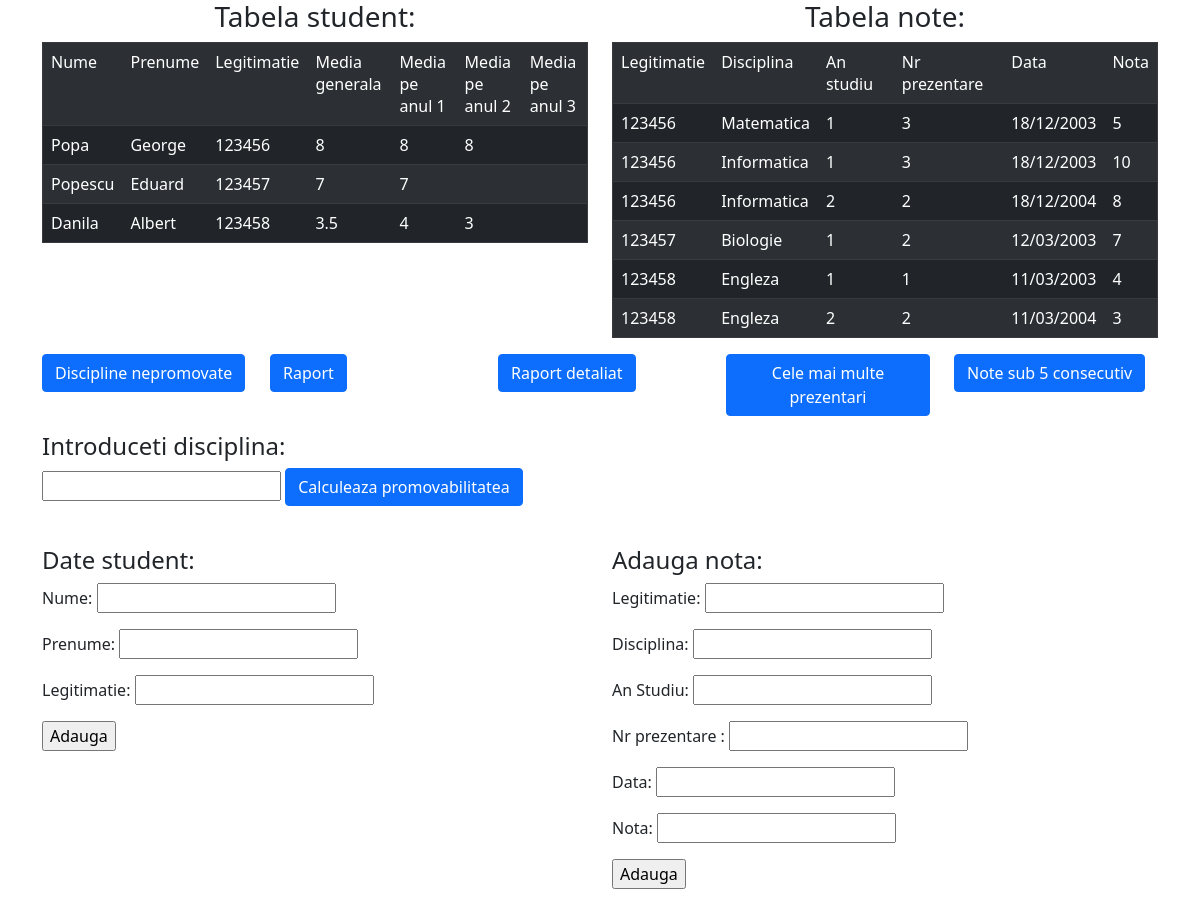
The app's page /home.php with its own data.
### tables this page shows
CREATE TABLE `student` (
  `nume` varchar(15) DEFAULT NULL,
  `prenume` varchar(20) DEFAULT NULL,
  `legitimatie` varchar(6) NOT NULL,
  `Media_generala` float DEFAULT NULL,
  `Media_anul1` float DEFAULT NULL,
  `Media_anul2` float DEFAULT NULL,
  `Media_anul3` float DEFAULT NULL
);

CREATE TABLE `note` (
  `legitimatie` varchar(6) NOT NULL,
  `disciplina` varchar(45) DEFAULT NULL,
  `An_studiu` int DEFAULT NULL,
  `Nr_prezentare` int DEFAULT NULL,
  `data` varchar(20) DEFAULT NULL,
  `Nota` int DEFAULT NULL
);

### home.php (the view, shortened to what this page needs)
<?php
$bd=new PDO("mysql:host=localhost:3306;dbname=PBD",'root','root');
?>
<link href="https://cdn.jsdelivr.net/npm/bootstrap@5.0.2/dist/css/bootstrap.min.css" rel="stylesheet">
<div class="container">
<div class="row">
    <div class="col">
        <h3 align="center">Tabela student:</h3>
        <table class="table table-dark table-striped" align="center" border=1>
        <tr><td>Nume</td><td>Prenume</td><td>Legitimatie</td><td>Media generala</td><td>Media pe anul 1</td><td>Media pe anul 2</td><td>Media pe anul 3</td></tr>
        <?php
        $utilizatori=$bd->query('SELECT * FROM student ORDER BY legitimatie');
        foreach($utilizatori as $utilizator){
            echo '<tr><td>'.$utilizator['nume'].'</td>
            <td>'.$utilizator['prenume'].'</td>
            <td>'.$utilizator['legitimatie'].'</td>
            <td>'.$utilizator['Media_generala'].'</td>
            <td>'.$utilizator['Media_anul1'].'</td>
            <td>'.$utilizator['Media_anul2'].'</td>
            <td>'.$utilizator['Media_anul3'].'</td>
            </tr>';
            }
        ?>
        </table>
    </div>
    <div class="col">
        <h3 align="center">Tabela note:</h3>
        <table class="table table-dark table-striped" align="center" border=1>
        <tr><td>Legitimatie</td><td>Disciplina</td><td>An studiu</td><td>Nr prezentare</td><td>Data</td><td>Nota</td></tr>
        <?php
        $bd=new PDO("mysql:host=localhost:3306;dbname=PBD",'root','root');
        $utilizatori=$bd->query('SELECT * FROM note ORDER BY legitimatie,An_studiu');
        foreach($utilizatori as $utilizator){
            echo '<tr><td>'.$utilizator['legitimatie'].'</td>
            <td>'.$utilizator['disciplina'].'</td>
            <td>'.$utilizator['An_studiu'].'</td>
            <td>'.$utilizator['Nr_prezentare'].'</td>
            <td>'.$utilizator['data'].'</td>
            <td>'.$utilizator['Nota'].'</td>
            </tr>';
            }
        ?>
        </table>
        </div>
</div>
</div>
<div class="container">
    <div class="row">
        <div class="col">
        <form action="nepromovat.php" method="post">
        <button type="submit" class="btn btn-primary">Discipline nepromovate</button>
        </form>
        </div>
        <div class="col">
        <form action="raport.php" method="post">
        <button type="submit" class="btn btn-primary">Raport</button>
        </form>
        </div>
        <div class="col">
        <form action="raport_detaliat.php" method="post">
        <button type="submit" class="btn btn-primary">Raport detaliat</button>
        </form>
        </div>
        <div class="col">
        <form action="prezentari.php" method="post">
        <button type="submit" class="btn btn-primary">Cele mai multe prezentari</button>
        </form>
        </div>
        <div class="col">
        <form action="sub5_consecutiv.php" method="post">
        <button type="submit" class="btn btn-primary">Note sub 5 consecutiv</button>
        </form>
        </div>
    </div>
    <div class="row">
    <div class="col">
        <form action="#" method="post">
            <h4>Introduceti disciplina:</h4>
        <input type="text" name="inputText"/>
        <button type="submit" name="rata" class="btn btn-primary">Calculeaza promovabilitatea</button>
        </form>
    </div>
    </div><br>
    <div class="row">
    <div class="col">
        <h4>Date student:</h4>
    <form action="insert.php" method="post">
    <p>
        <label for="nume">Nume:</label>
        <input type="text" name="nume" id="nume">
    </p>
    <p>
        <label for="prenume">Prenume:</label>
        <input type="text" name="prenume" id="prenume">
    </p>
    <p>
        <label for="legitimatie">Legitimatie:</label>
        <input type="text" name="legitimatie" id="legitimatie">
    </p>
    <input type="submit" value="Adauga">
</form>
    </div>
    <div class="col">
        <h4>Adauga nota:</h4>
        <form action="ad_nota.php" method="post">
    <p>
        <label for="legitimatie">Legitimatie:</label>
        <input type="text" name="legitimatie" id="legitimatie">
    </p>
    <p>
        <label for="disciplina">Disciplina:</label>
        <input type="text" name="disciplina" id="disciplina">
    </p>
    <p>
        <label for="an_studiu">An Studiu:</label>
        <input type="text" name="an_studiu" id="an_studiu">
    </p>
    <p>
        <label for="prezentare">Nr prezentare :</label>
        <input type="text" name="prezentare" id="prezentare">
    </p>
    <p>
        <label for="data">Data:</label>
        <input type="text" name="data" id="data">
    </p>
    <p>
        <label for="nota">Nota:</label>
        <input type="text" name="nota" id="nota">
    </p>
    <input type="submit" value="Adauga">
</form>
    </div>
    </div>
</div>

### records on screen
student: nume "Popa", prenume "George", legitimatie "123456", Media_generala "8", Media_anul1 "8", Media_anul2 "8"
student: nume "Popescu", prenume "Eduard", legitimatie "123457", Media_generala "7", Media_anul1 "7"
student: nume "Danila", prenume "Albert", legitimatie "123458", Media_generala "3.5", Media_anul1 "4", Media_anul2 "3"
note: legitimatie "123456", disciplina "Matematica", An_studiu "1", Nr_prezentare "3", data "18/12/2003", Nota "5"
note: legitimatie "123456", disciplina "Informatica", An_studiu "1", Nr_prezentare "3", data "18/12/2003", Nota "10"
note: legitimatie "123456", disciplina "Informatica", An_studiu "2", Nr_prezentare "2", data "18/12/2004", Nota "8"
note: legitimatie "123457", disciplina "Biologie", An_studiu "1", Nr_prezentare "2", data "12/03/2003", Nota "7"
note: legitimatie "123458", disciplina "Engleza", An_studiu "1", Nr_prezentare "1", data "11/03/2003", Nota "4"
note: legitimatie "123458", disciplina "Engleza", An_studiu "2", Nr_prezentare "2", data "11/03/2004", Nota "3"
